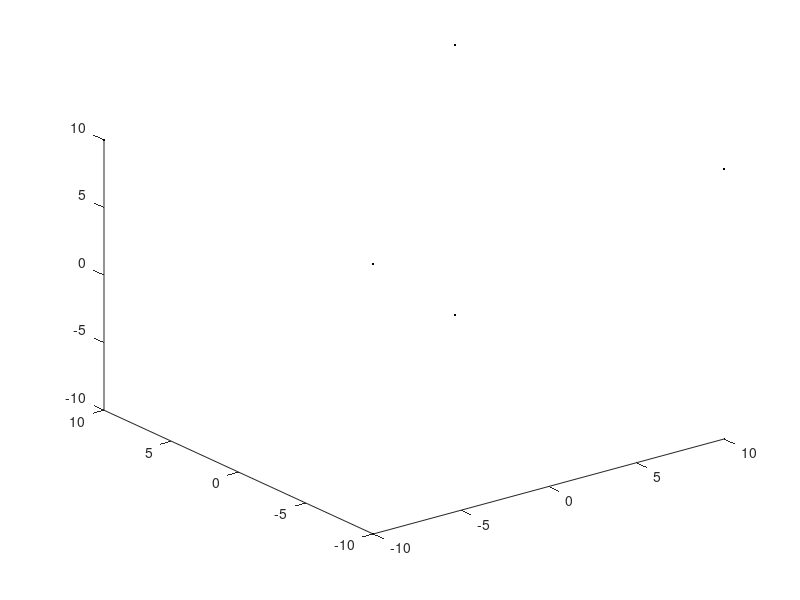

Reproduce this figure in MATLAB. (Note: this script raises an error after producing the figure.)
plot3([-10 10 10 -10 -10 10 10 -10],[-10 -10 -10 -10 10 10 10 10],[-10 -10 10 10 -10 -10 10 10],'k.');
for cntz = -3:1:3
    for cntx = -9:3:9
        if mod(cntz,2) == 0
            rem2 = 1.5;
        else
            rem2 = 0;
        end
        rem = 0.2*rand+0.1;
        plotcube([cntx+rem2 0 (cntz+3)*0.1+cntz],[3-rem 1 1],[0 0 0],[ 1-0.05*rand 1-0.05*rand 1-0.05*rand 1-0.05*rand 1-0.05*rand 1-0.05*rand 1-0.05*rand 1-0.05*rand],0.99,0); drawnow;
        if cntx ~= 9
            plotcube([cntx+1.5+rem2 0 (cntz+3)*0.1+cntz],[rem 1 1],[0 0 0],[ 0.5-0.05*rand 0.5-0.05*rand 0.5-0.05*rand 0.5-0.05*rand 0.5-0.05*rand 0.5-0.05*rand 0.5-0.05*rand 0.5-0.05*rand],1,0); drawnow;
        end
        if cntz ~= 3
            plotcube([1.5 0 (cntz+3)*0.1+cntz+0.55],[18 1 0.1],[0 0 0],[ 0.5-0.05*rand 0.5-0.05*rand 0.5-0.05*rand 0.5-0.05*rand 0.5-0.05*rand 0.5-0.05*rand 0.5-0.05*rand 0.5-0.05*rand],1,0); drawnow;
        end
    end
end
